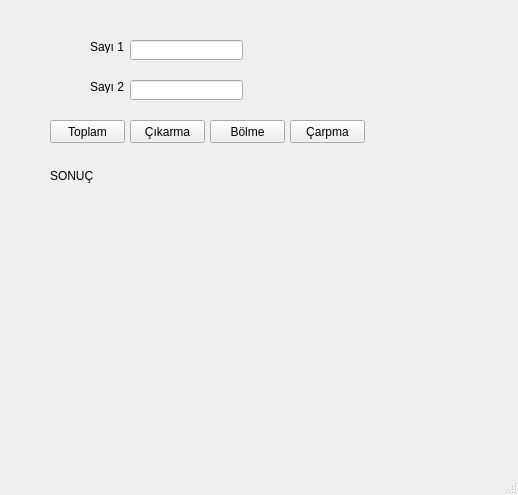
<?xml version="1.0" encoding="UTF-8"?>
<ui version="4.0">
 <class>MainWindow</class>
 <widget class="QMainWindow" name="MainWindow">
  <property name="geometry">
   <rect>
    <x>0</x>
    <y>0</y>
    <width>518</width>
    <height>495</height>
   </rect>
  </property>
  <property name="windowTitle">
   <string>MainWindow</string>
  </property>
  <widget class="QWidget" name="centralwidget">
   <widget class="QLabel" name="label">
    <property name="geometry">
     <rect>
      <x>90</x>
      <y>40</y>
      <width>47</width>
      <height>13</height>
     </rect>
    </property>
    <property name="text">
     <string>Sayı 1</string>
    </property>
   </widget>
   <widget class="QLabel" name="label_2">
    <property name="geometry">
     <rect>
      <x>90</x>
      <y>80</y>
      <width>47</width>
      <height>13</height>
     </rect>
    </property>
    <property name="text">
     <string>Sayı 2</string>
    </property>
   </widget>
   <widget class="QLineEdit" name="text_sayi1">
    <property name="geometry">
     <rect>
      <x>130</x>
      <y>40</y>
      <width>113</width>
      <height>20</height>
     </rect>
    </property>
   </widget>
   <widget class="QLineEdit" name="text_sayi2">
    <property name="geometry">
     <rect>
      <x>130</x>
      <y>80</y>
      <width>113</width>
      <height>20</height>
     </rect>
    </property>
   </widget>
   <widget class="QPushButton" name="btn_toplama">
    <property name="geometry">
     <rect>
      <x>50</x>
      <y>120</y>
      <width>75</width>
      <height>23</height>
     </rect>
    </property>
    <property name="text">
     <string>Toplam</string>
    </property>
   </widget>
   <widget class="QPushButton" name="btn_cikarma">
    <property name="geometry">
     <rect>
      <x>130</x>
      <y>120</y>
      <width>75</width>
      <height>23</height>
     </rect>
    </property>
    <property name="text">
     <string>Çıkarma</string>
    </property>
   </widget>
   <widget class="QPushButton" name="btn_bolme">
    <property name="geometry">
     <rect>
      <x>210</x>
      <y>120</y>
      <width>75</width>
      <height>23</height>
     </rect>
    </property>
    <property name="text">
     <string>Bölme</string>
    </property>
   </widget>
   <widget class="QPushButton" name="btn_carpma">
    <property name="geometry">
     <rect>
      <x>290</x>
      <y>120</y>
      <width>75</width>
      <height>23</height>
     </rect>
    </property>
    <property name="text">
     <string>Çarpma</string>
    </property>
   </widget>
   <widget class="QLabel" name="label_3">
    <property name="geometry">
     <rect>
      <x>50</x>
      <y>150</y>
      <width>141</width>
      <height>51</height>
     </rect>
    </property>
    <property name="text">
     <string>SONUÇ</string>
    </property>
   </widget>
  </widget>
  <widget class="QMenuBar" name="menubar">
   <property name="geometry">
    <rect>
     <x>0</x>
     <y>0</y>
     <width>518</width>
     <height>21</height>
    </rect>
   </property>
  </widget>
  <widget class="QStatusBar" name="statusbar"/>
 </widget>
 <resources/>
 <connections/>
</ui>
